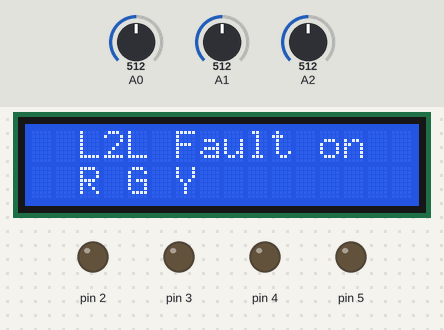
Bench run of a sketch on a simulated Arduino Uno, built with avr-gcc and run on an emulated ATmega328P. On the bench: 16×2 character LCD, output pins drawn as LEDs (lit = HIGH). The inputs (shaded band) are chosen by the test bench; at power-on: A0 = 512, A2 = 512, A1 = 512.

Above: at 1.17 s.
1.8 s: A0 set to 545
At 4.7 s:
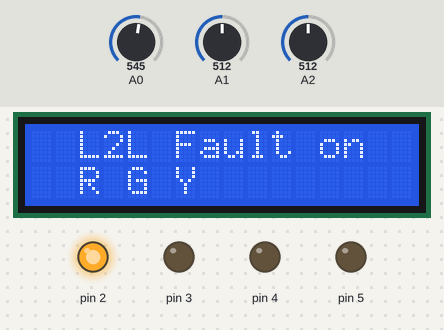
4.8 s: A0 set to 578
At 6.0 s:
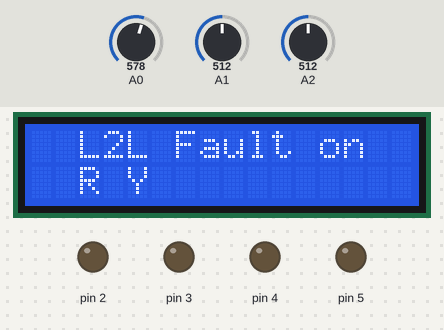
7.6 s: A2 set to 593
9.1 s: A2 set to 619
At 10.5 s:
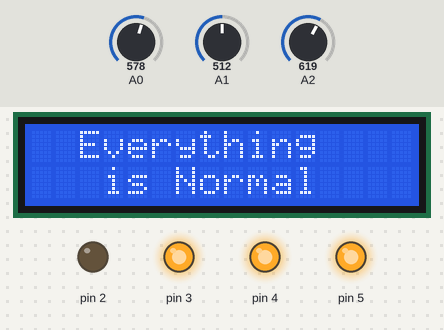
10.8 s: A1 set to 479
12.3 s: A1 set to 457
At 12.74 s:
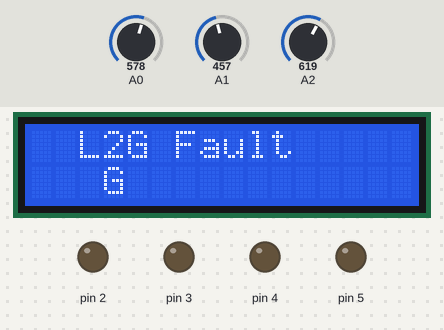
Timing chart, 0 to 15.5 s (numbered marks = the images above; inputs shaded):
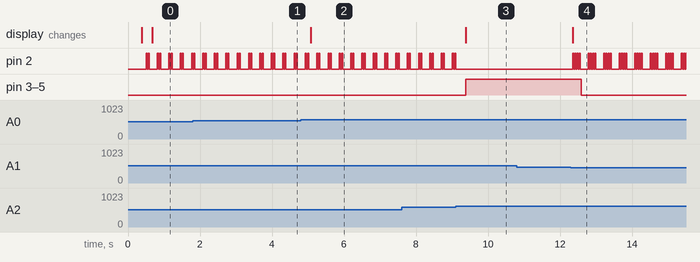

The sketch:

transmission_line_Fault.ino
```cpp
#include <LiquidCrystal_I2C.h>

LiquidCrystal_I2C lcd(0x27,16,2);

int calValue=50,a=0,b=0,c=0;
int minVal=300;

void setup() {
  lcd.init();
  lcd.clear();
  lcd.backlight();

  pinMode(2,OUTPUT);
  pinMode(A0,INPUT);
  pinMode(A1,INPUT);
  pinMode(A2,INPUT);

  pinMode(3,OUTPUT);
  pinMode(4,OUTPUT);
  pinMode(5,OUTPUT);

  scrDis("Welcome to","Our Project");

}

void loop() {

   a=analogRead(A0)-150;
   b=analogRead(A1)-150;
   c=analogRead(A2)-122;

   a=abs(a);
   b=abs(b);
   c=abs(c);


 1?runProject():runTest();


  delay(150);

}


void runTest(){
  String x="A:"+String(a)+"|B:"+String(b);
  String y=" C: "+String(c);
  dis(x,y);

}

String llg2Line="";

void runProject(){

 llg2Line="";

 if(a<minVal)
  llg2Line=llg2Line+" R ";

 if(b-20<minVal)
  llg2Line=llg2Line+" G ";


  if(c<minVal)
  llg2Line=llg2Line+" Y ";

  if(llg2Line!=""){
     dis("L2G Fault",llg2Line);
     beep2();
     power(0);
  }


 else if (abs(a-b)<=calValue && abs(b-c)<=calValue){
   beep1();
    dis("L2L Fault on","R G Y");
    power(0);
 }

 else if(abs(a-b)<=calValue){
    beep1();
    dis("L2 Fault on","R G");
    power(0);
  }else if(abs(a-c)<=calValue){
   beep1();
    dis("L2L Fault on","R Y");
    power(0);
  }else if (abs(b-c)<=calValue){
   beep1();
    dis("L2L Fault on","G Y");
    power(0);
    }


  else{
  dis("Everything"," is Normal");
    power(1);
  }


}


void dis(String a, String b){
  lcd.setCursor(2,0);
  lcd.print(a+"               ");

  lcd.setCursor(2,1);
  lcd.print(b+"                ");

}

void scrDis(String a, String b){
  lcd.setCursor(2,0);
  for(int i=0;i<sizeof(a);i++){
    lcd.print(a[i]);
    delay(30);
  }


  lcd.setCursor(2,1);
    for(int i=0;i<sizeof(b);i++){
    lcd.print(b[i]);
    delay(30);
  }


}


void beep1(){
  digitalWrite(2,1);
  delay(30);
  digitalWrite(2,0);
  delay(30);
  digitalWrite(2,1);
  delay(30);
  digitalWrite(2,0);
  delay(30);

}


void beep2(){
  digitalWrite(2,1);
  delay(30);
  digitalWrite(2,0);
  delay(30);
  digitalWrite(2,1);
  delay(30);
  digitalWrite(2,0);
  delay(30);
    digitalWrite(2,1);
  delay(30);
  digitalWrite(2,0);
  delay(30);
  digitalWrite(2,1);
  delay(30);
  digitalWrite(2,0);
  delay(30);

}


void power(int val){
  digitalWrite(3,val);
  digitalWrite(4,val);
  digitalWrite(5,val);
}
```

Measured:
- the behaviour switches between 562 and 563 on A0 (found by bisection; images 1 and 2)
- the behaviour switches between 600 and 601 on A2 (found by bisection; images 2 and 3)
- the behaviour switches between 470 and 469 on A1 (found by bisection; images 3 and 4)
- after the input at 4.8 s, the display: changes after 0.28 s (image 2)
- after the input at 9.1 s, pin 2: goes on until 9.1 s, then stays LOW; pin 3–5: LOW → HIGH after 0.28 s; the display: changes after 0.28 s (image 3)
- after the input at 10.8 s, every drawn part: stays the same
- after the input at 12.3 s, pin 2: LOW → HIGH after 0.05 s, then repeats every 0.43 s: 3 × (LOW 0.03 s, HIGH 0.03 s), LOW 0.22 s, HIGH 0.03 s; pin 3–5: HIGH → LOW after 0.29 s; the display: changes after 0.05 s (image 4)
- by itself, pin 2: repeats every 0.32 s: LOW 0.23 s, HIGH 0.03 s, LOW 0.03 s, HIGH 0.03 s
